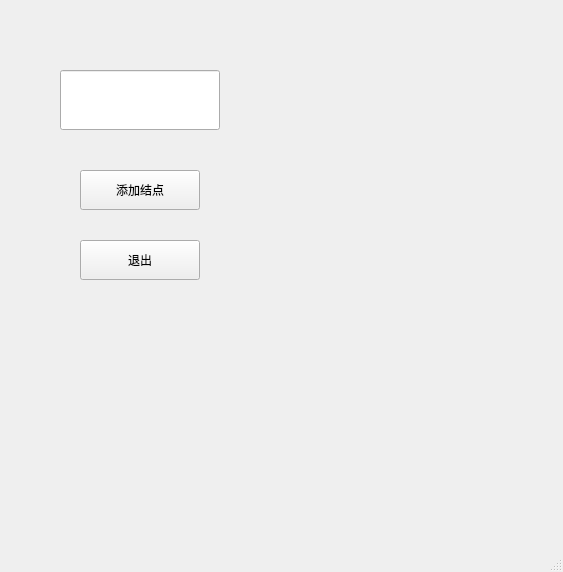
<?xml version="1.0" encoding="UTF-8"?>
<ui version="4.0">
 <class>BSTsence</class>
 <widget class="QMainWindow" name="BSTsence">
  <property name="geometry">
   <rect>
    <x>0</x>
    <y>0</y>
    <width>563</width>
    <height>572</height>
   </rect>
  </property>
  <property name="windowTitle">
   <string>MainWindow</string>
  </property>
  <widget class="QWidget" name="centralwidget">
   <widget class="QPushButton" name="addNode">
    <property name="geometry">
     <rect>
      <x>80</x>
      <y>170</y>
      <width>120</width>
      <height>40</height>
     </rect>
    </property>
    <property name="text">
     <string>添加结点</string>
    </property>
   </widget>
   <widget class="QLineEdit" name="NodeInput">
    <property name="geometry">
     <rect>
      <x>60</x>
      <y>70</y>
      <width>160</width>
      <height>60</height>
     </rect>
    </property>
    <property name="font">
     <font>
      <family>微软雅黑</family>
      <pointsize>16</pointsize>
     </font>
    </property>
    <property name="text">
     <string/>
    </property>
   </widget>
   <widget class="QPushButton" name="closeIT">
    <property name="geometry">
     <rect>
      <x>80</x>
      <y>240</y>
      <width>120</width>
      <height>40</height>
     </rect>
    </property>
    <property name="text">
     <string>退出</string>
    </property>
   </widget>
  </widget>
  <widget class="QStatusBar" name="statusbar"/>
  <action name="actioncreatRandomTree">
   <property name="text">
    <string>creatRandomTree</string>
   </property>
  </action>
 </widget>
 <resources/>
 <connections/>
</ui>
